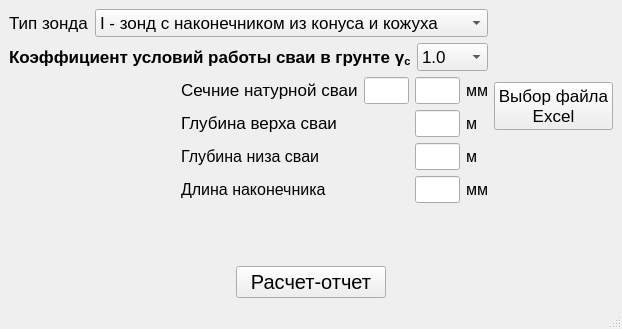
<?xml version="1.0" encoding="UTF-8"?>
<ui version="4.0">
 <class>MainWindow</class>
 <widget class="QMainWindow" name="MainWindow">
  <property name="geometry">
   <rect>
    <x>0</x>
    <y>0</y>
    <width>622</width>
    <height>329</height>
   </rect>
  </property>
  <property name="sizePolicy">
   <sizepolicy hsizetype="Preferred" vsizetype="Preferred">
    <horstretch>0</horstretch>
    <verstretch>0</verstretch>
   </sizepolicy>
  </property>
  <property name="windowTitle">
   <string>MainWindow</string>
  </property>
  <widget class="QWidget" name="centralwidget">
   <layout class="QGridLayout" name="gridLayout_3">
    <item row="1" column="1">
     <spacer name="verticalSpacer">
      <property name="orientation">
       <enum>Qt::Vertical</enum>
      </property>
      <property name="sizeHint" stdset="0">
       <size>
        <width>20</width>
        <height>40</height>
       </size>
      </property>
     </spacer>
    </item>
    <item row="2" column="1">
     <widget class="QPushButton" name="pushButton_2">
      <property name="sizePolicy">
       <sizepolicy hsizetype="Preferred" vsizetype="Preferred">
        <horstretch>0</horstretch>
        <verstretch>0</verstretch>
       </sizepolicy>
      </property>
      <property name="maximumSize">
       <size>
        <width>150</width>
        <height>16777215</height>
       </size>
      </property>
      <property name="font">
       <font>
        <pointsize>15</pointsize>
       </font>
      </property>
      <property name="text">
       <string>Расчет-отчет</string>
      </property>
     </widget>
    </item>
    <item row="0" column="0" colspan="3">
     <layout class="QHBoxLayout" name="horizontalLayout_7">
      <item>
       <layout class="QVBoxLayout" name="verticalLayout_2">
        <item>
         <layout class="QHBoxLayout" name="horizontalLayout_5">
          <item>
           <widget class="QLabel" name="label_3">
            <property name="font">
             <font>
              <pointsize>9</pointsize>
             </font>
            </property>
            <property name="text">
             <string>&lt;html&gt;&lt;head/&gt;&lt;body&gt;&lt;p&gt;&lt;span style=&quot; font-size:13pt;&quot;&gt;Тип зонда&lt;/span&gt;&lt;/p&gt;&lt;/body&gt;&lt;/html&gt;</string>
            </property>
           </widget>
          </item>
          <item>
           <widget class="QComboBox" name="comboBox">
            <property name="font">
             <font>
              <pointsize>13</pointsize>
             </font>
            </property>
            <property name="editable">
             <bool>false</bool>
            </property>
            <property name="currentText">
             <string>I - зонд с наконечником из конуса и кожуха</string>
            </property>
            <property name="minimumContentsLength">
             <number>3</number>
            </property>
            <item>
             <property name="text">
              <string>I - зонд с наконечником из конуса и кожуха</string>
             </property>
            </item>
            <item>
             <property name="text">
              <string>II - зонд с наконечником из конуса муфты трения</string>
             </property>
            </item>
            <item>
             <property name="text">
              <string>III - зонд с наконечником из конуса муфты трения и уширителя</string>
             </property>
            </item>
           </widget>
          </item>
         </layout>
        </item>
        <item>
         <layout class="QHBoxLayout" name="horizontalLayout_6">
          <item>
           <widget class="QLabel" name="label_4">
            <property name="font">
             <font>
              <pointsize>13</pointsize>
             </font>
            </property>
            <property name="text">
             <string>&lt;html&gt;&lt;head/&gt;&lt;body&gt;&lt;p&gt;&lt;span style=&quot; font-weight:600;&quot;&gt;Коэффициент условий работы сваи в грунте &lt;/span&gt;&lt;span style=&quot; font-family:'Times New Roman','serif'; font-weight:600;&quot;&gt;γ&lt;/span&gt;&lt;span style=&quot; font-family:'Times New Roman','serif'; font-weight:600; vertical-align:sub;&quot;&gt;c&lt;/span&gt;&lt;/p&gt;&lt;/body&gt;&lt;/html&gt;</string>
            </property>
           </widget>
          </item>
          <item>
           <widget class="QComboBox" name="comboBox_2">
            <property name="font">
             <font>
              <pointsize>13</pointsize>
             </font>
            </property>
            <property name="currentIndex">
             <number>3</number>
            </property>
            <item>
             <property name="text">
              <string>0.6</string>
             </property>
            </item>
            <item>
             <property name="text">
              <string>0.8</string>
             </property>
            </item>
            <item>
             <property name="text">
              <string>0.9</string>
             </property>
            </item>
            <item>
             <property name="text">
              <string>1.0</string>
             </property>
            </item>
            <item>
             <property name="text">
              <string>1.15</string>
             </property>
            </item>
            <item>
             <property name="text">
              <string>1.2</string>
             </property>
            </item>
            <item>
             <property name="text">
              <string>1.5</string>
             </property>
            </item>
           </widget>
          </item>
         </layout>
        </item>
        <item>
         <layout class="QGridLayout" name="gridLayout_2">
          <item row="3" column="3">
           <widget class="QLineEdit" name="lineEdit_4">
            <property name="sizePolicy">
             <sizepolicy hsizetype="Fixed" vsizetype="Fixed">
              <horstretch>0</horstretch>
              <verstretch>0</verstretch>
             </sizepolicy>
            </property>
            <property name="maximumSize">
             <size>
              <width>45</width>
              <height>16777215</height>
             </size>
            </property>
            <property name="font">
             <font>
              <pointsize>12</pointsize>
             </font>
            </property>
           </widget>
          </item>
          <item row="2" column="1">
           <widget class="QLabel" name="label_7">
            <property name="text">
             <string>&lt;!DOCTYPE HTML PUBLIC &quot;-//W3C//DTD HTML 4.0//EN&quot; &quot;http://www.w3.org/TR/REC-html40/strict.dtd&quot;&gt;
&lt;html&gt;&lt;head&gt;&lt;meta name=&quot;qrichtext&quot; content=&quot;1&quot; /&gt;&lt;style type=&quot;text/css&quot;&gt;
p, li { white-space: pre-wrap; }
&lt;/style&gt;&lt;/head&gt;&lt;body style=&quot; font-family:'.SF NS Text'; font-size:13pt; font-weight:400; font-style:normal;&quot;&gt;
&lt;p style=&quot; margin-top:0px; margin-bottom:0px; margin-left:0px; margin-right:0px; -qt-block-indent:0; text-indent:0px;&quot;&gt;Глубина верха сваи&lt;/p&gt;&lt;/body&gt;&lt;/html&gt;</string>
            </property>
           </widget>
          </item>
          <item row="1" column="0">
           <spacer name="horizontalSpacer">
            <property name="orientation">
             <enum>Qt::Horizontal</enum>
            </property>
            <property name="sizeHint" stdset="0">
             <size>
              <width>40</width>
              <height>20</height>
             </size>
            </property>
           </spacer>
          </item>
          <item row="1" column="4">
           <widget class="QLabel" name="label_6">
            <property name="text">
             <string>&lt;html&gt;&lt;head/&gt;&lt;body&gt;&lt;p&gt;&lt;span style=&quot; font-size:12pt;&quot;&gt;мм&lt;/span&gt;&lt;/p&gt;&lt;/body&gt;&lt;/html&gt;</string>
            </property>
           </widget>
          </item>
          <item row="1" column="3">
           <widget class="QLineEdit" name="lineEdit_2">
            <property name="enabled">
             <bool>true</bool>
            </property>
            <property name="sizePolicy">
             <sizepolicy hsizetype="Fixed" vsizetype="Fixed">
              <horstretch>0</horstretch>
              <verstretch>0</verstretch>
             </sizepolicy>
            </property>
            <property name="minimumSize">
             <size>
              <width>22</width>
              <height>0</height>
             </size>
            </property>
            <property name="maximumSize">
             <size>
              <width>45</width>
              <height>16777215</height>
             </size>
            </property>
            <property name="font">
             <font>
              <pointsize>12</pointsize>
             </font>
            </property>
           </widget>
          </item>
          <item row="4" column="3">
           <widget class="QLineEdit" name="lineEdit_5">
            <property name="sizePolicy">
             <sizepolicy hsizetype="Fixed" vsizetype="Fixed">
              <horstretch>0</horstretch>
              <verstretch>0</verstretch>
             </sizepolicy>
            </property>
            <property name="maximumSize">
             <size>
              <width>45</width>
              <height>16777215</height>
             </size>
            </property>
            <property name="font">
             <font>
              <pointsize>12</pointsize>
             </font>
            </property>
           </widget>
          </item>
          <item row="2" column="4">
           <widget class="QLabel" name="label_9">
            <property name="text">
             <string>&lt;html&gt;&lt;head/&gt;&lt;body&gt;&lt;p&gt;&lt;span style=&quot; font-size:12pt;&quot;&gt;м&lt;/span&gt;&lt;/p&gt;&lt;/body&gt;&lt;/html&gt;</string>
            </property>
           </widget>
          </item>
          <item row="2" column="3">
           <widget class="QLineEdit" name="lineEdit_3">
            <property name="sizePolicy">
             <sizepolicy hsizetype="Fixed" vsizetype="Fixed">
              <horstretch>0</horstretch>
              <verstretch>0</verstretch>
             </sizepolicy>
            </property>
            <property name="maximumSize">
             <size>
              <width>45</width>
              <height>16777215</height>
             </size>
            </property>
            <property name="font">
             <font>
              <pointsize>12</pointsize>
             </font>
            </property>
           </widget>
          </item>
          <item row="3" column="4">
           <widget class="QLabel" name="label_10">
            <property name="text">
             <string>&lt;html&gt;&lt;head/&gt;&lt;body&gt;&lt;p&gt;&lt;span style=&quot; font-size:12pt;&quot;&gt;м&lt;/span&gt;&lt;/p&gt;&lt;/body&gt;&lt;/html&gt;</string>
            </property>
           </widget>
          </item>
          <item row="1" column="2">
           <widget class="QLineEdit" name="lineEdit">
            <property name="sizePolicy">
             <sizepolicy hsizetype="Fixed" vsizetype="Fixed">
              <horstretch>0</horstretch>
              <verstretch>0</verstretch>
             </sizepolicy>
            </property>
            <property name="maximumSize">
             <size>
              <width>45</width>
              <height>16777215</height>
             </size>
            </property>
            <property name="font">
             <font>
              <pointsize>12</pointsize>
             </font>
            </property>
           </widget>
          </item>
          <item row="3" column="1">
           <widget class="QLabel" name="label_8">
            <property name="font">
             <font>
              <pointsize>13</pointsize>
              <weight>50</weight>
              <bold>false</bold>
             </font>
            </property>
            <property name="mouseTracking">
             <bool>true</bool>
            </property>
            <property name="text">
             <string>&lt;!DOCTYPE HTML PUBLIC &quot;-//W3C//DTD HTML 4.0//EN&quot; &quot;http://www.w3.org/TR/REC-html40/strict.dtd&quot;&gt;
&lt;html&gt;&lt;head&gt;&lt;meta name=&quot;qrichtext&quot; content=&quot;1&quot; /&gt;&lt;style type=&quot;text/css&quot;&gt;
p, li { white-space: pre-wrap; }
&lt;/style&gt;&lt;/head&gt;&lt;body style=&quot; font-family:'MS Shell Dlg 2'; font-size:8pt; font-weight:400; font-style:normal;&quot;&gt;
&lt;p style=&quot; margin-top:0px; margin-bottom:0px; margin-left:0px; margin-right:0px; -qt-block-indent:0; text-indent:0px;&quot;&gt;&lt;span style=&quot; font-family:'MS Shell Dlg 2'; font-size:12pt;&quot;&gt;Глубина низа сваи&lt;/span&gt;&lt;/p&gt;&lt;/body&gt;&lt;/html&gt;</string>
            </property>
           </widget>
          </item>
          <item row="4" column="1">
           <widget class="QLabel" name="label">
            <property name="mouseTracking">
             <bool>true</bool>
            </property>
            <property name="text">
             <string>&lt;html&gt;&lt;head/&gt;&lt;body&gt;&lt;p&gt;&lt;span style=&quot; font-size:12pt;&quot;&gt;Длина наконечника&lt;/span&gt;&lt;/p&gt;&lt;/body&gt;&lt;/html&gt;</string>
            </property>
           </widget>
          </item>
          <item row="1" column="1">
           <widget class="QLabel" name="label_5">
            <property name="text">
             <string>&lt;!DOCTYPE HTML PUBLIC &quot;-//W3C//DTD HTML 4.0//EN&quot; &quot;http://www.w3.org/TR/REC-html40/strict.dtd&quot;&gt;
&lt;html&gt;&lt;head&gt;&lt;meta name=&quot;qrichtext&quot; content=&quot;1&quot; /&gt;&lt;style type=&quot;text/css&quot;&gt;
p, li { white-space: pre-wrap; }
&lt;/style&gt;&lt;/head&gt;&lt;body style=&quot; font-family:'MS Shell Dlg 2'; font-size:8pt; font-weight:400; font-style:normal;&quot;&gt;
&lt;p style=&quot; margin-top:0px; margin-bottom:0px; margin-left:0px; margin-right:0px; -qt-block-indent:0; text-indent:0px;&quot;&gt;&lt;span style=&quot; font-family:'.SF NS Text'; font-size:13pt;&quot;&gt;Сечние натурной сваи&lt;/span&gt;&lt;/p&gt;&lt;/body&gt;&lt;/html&gt;</string>
            </property>
           </widget>
          </item>
          <item row="4" column="4">
           <widget class="QLabel" name="label_2">
            <property name="text">
             <string>&lt;html&gt;&lt;head/&gt;&lt;body&gt;&lt;p&gt;&lt;span style=&quot; font-size:12pt;&quot;&gt;мм&lt;/span&gt;&lt;/p&gt;&lt;/body&gt;&lt;/html&gt;</string>
            </property>
           </widget>
          </item>
         </layout>
        </item>
       </layout>
      </item>
      <item>
       <widget class="QPushButton" name="pushButton">
        <property name="sizePolicy">
         <sizepolicy hsizetype="Minimum" vsizetype="Maximum">
          <horstretch>0</horstretch>
          <verstretch>0</verstretch>
         </sizepolicy>
        </property>
        <property name="font">
         <font>
          <pointsize>13</pointsize>
         </font>
        </property>
        <property name="text">
         <string>Выбор файла 
Excel</string>
        </property>
       </widget>
      </item>
     </layout>
    </item>
   </layout>
  </widget>
  <widget class="QMenuBar" name="menubar">
   <property name="geometry">
    <rect>
     <x>0</x>
     <y>0</y>
     <width>622</width>
     <height>21</height>
    </rect>
   </property>
  </widget>
  <widget class="QStatusBar" name="statusbar"/>
 </widget>
 <resources/>
 <connections/>
</ui>
